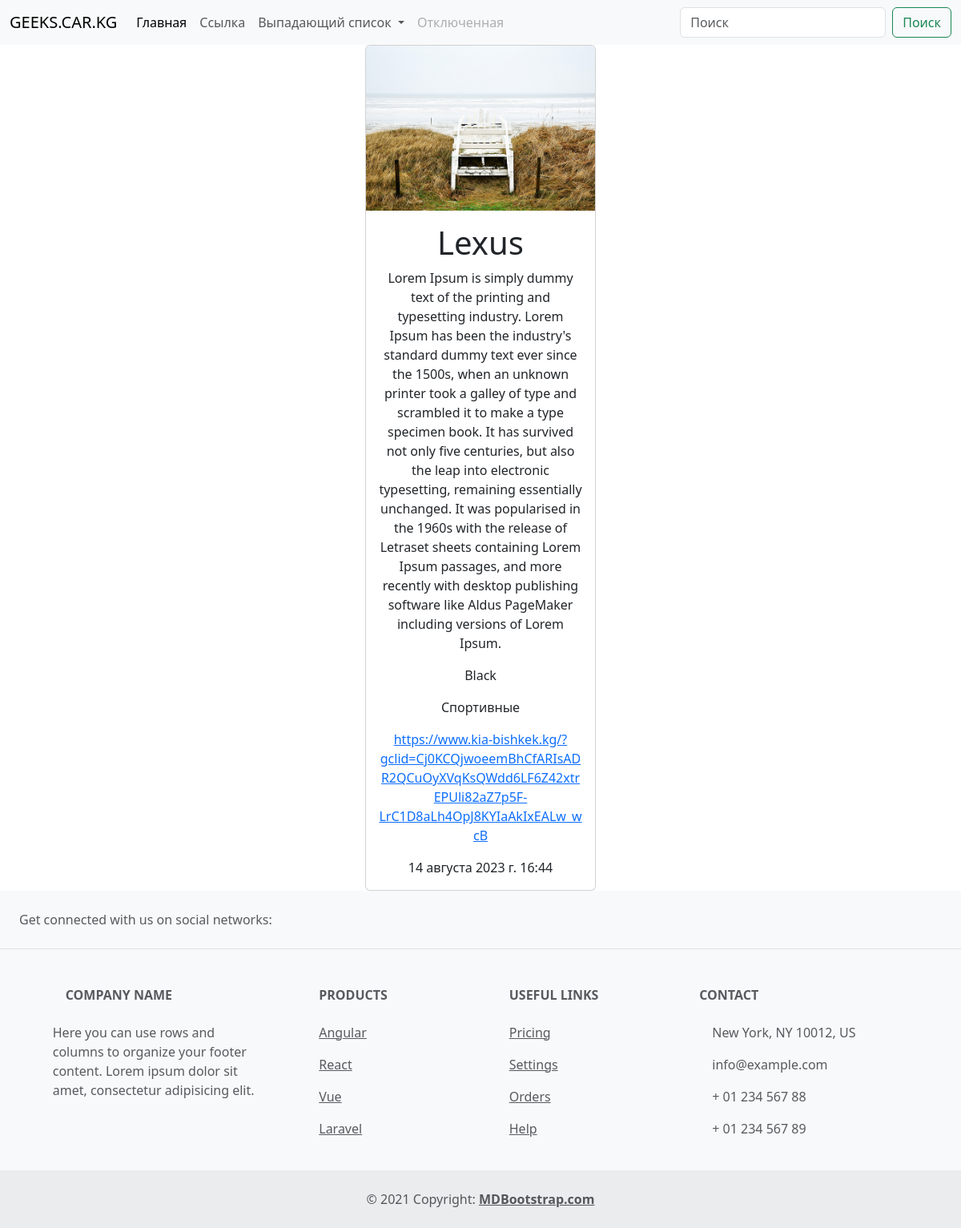
Page /cars_detail/1/ on the committed database.
### cars/models.py (models this page shows, shortened)
class Cars(models.Model):
    TYPE_CAR = (
        ('Олдовые', 'Олдовые'),
        ('Спортивные', 'Спортивные'),
        ('Грузовые', 'Грузовые')
    )
    title = models.CharField(max_length=100)
    image = models.ImageField(upload_to='cars/')
    description = models.TextField()
    color = models.CharField(max_length=100)
    type_car = models.CharField(max_length=100, choices=TYPE_CAR)
    url_car = models.URLField()
    created_at = models.DateTimeField(auto_now_add=True)

### cars/views.py (the view)
# urls.py: path('cars_detail/<int:id>/', views.car_detail_view, name='cars_detail'),
def car_detail_view(request, id):
    car_id = get_object_or_404(models.Cars, id=id)
    return render(request, 'cars/car_detail.html',
                  {'car_id': car_id})

### templates/cars/car_detail.html
{% include 'cars/header.html' %}
<center>
<div class="card" style="width: 18rem;">
  <img src="{{car_id.image.url}}" class="card-img-top" alt="...">
  <div class="card-body">
      <h1>{{car_id.title}}</h1>
    <p class="card-text">{{car_id.description}}</p>
       <p class="card-text">{{car_id.color}}</p>
       <p class="card-text">{{car_id.type_car}}</p>
       <p class="card-text"><a href="{{car_id.url_car}}">{{car_id.url_car}}</a></p>
      <p class="card-text">{{car_id.created_at}}</p>
  </div>
</div>
</center>
{% include 'cars/footer.html' %}

### rows in the picture
Cars: image (picture), title "Lexus", description "Lorem Ipsum is simply dummy text of the printing and typesetting industry. Lorem Ipsum has been the industry's standard dummy text ever since the 1500s, when an unknown printer took a galley of type and scrambled it to make a type specimen book. It has survived not only five centuries, but also the leap into electronic typesetting, remaining essentially unchanged. It was popularised in the 1960s with the release of Letraset sheets containing Lorem Ipsum passages, and more recently with desktop publishing software like Aldus PageMaker including versions of Lorem Ipsum.", color "Black", type_car "Спортивные", url_car "https://www.kia-bishkek.kg/?gclid=Cj0KCQjwoeemBhCfARIsADR2QCuOyXVqKsQWdd6LF6Z42xtrEPUli82aZ7p5F-LrC1D8aLh4OpJ8KYIaAkIxEALw_wcB", created_at "14 августа 2023 г. 16:44"
